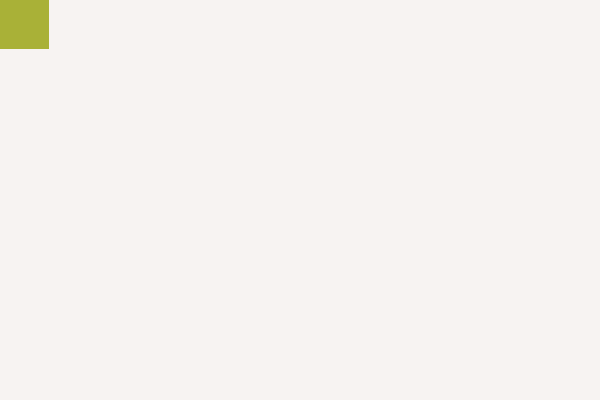
Frame 1 (no input)
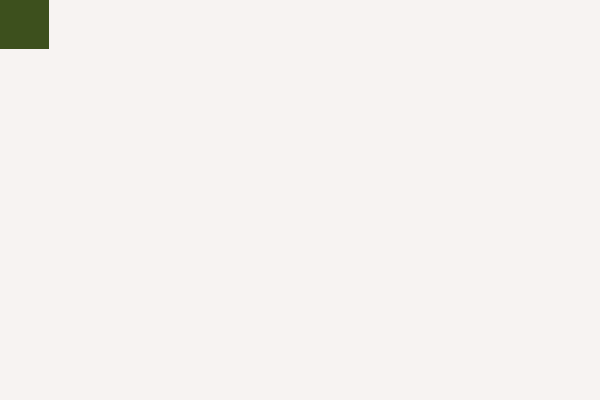
Frame 60 (the mouse pressed at the canvas centre just before this capture)
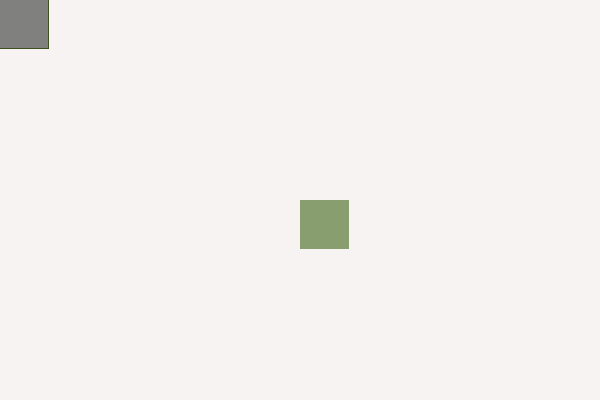
Frame 120 (the mouse held since frame 60 and released just before this capture)

The Processing sketch that drew these frames (run headless with seeded random() and noise(); from frame 60 on, the mouse is pressed at the canvas centre):

// Processing sketch: processing_167370
// ── processing_167370.pde

// Ex 9.6. THE SNAKE. 
// MOUSE TRAILS

//DECLARATION

int [] xposn = new int [50];
int [] yposn = new int [50]; 

void setup () {
  frameRate(12);
  size (600, 400);
  colorMode(HSB, 360, 100, 100, 1.0);

  background(#F7F3F2);
  //INITIALIZE. give 'em values - zero for now.
  for (int i = 0; i < xposn.length; i ++) {
    xposn[i] = 0;
  }

  for (int i = 0; i< yposn.length; i++) {
    yposn[i] = 0;
  }
}
void draw() {

  //SHIFT INDEX POSN to accomodate new values
//  for (int i = 0; i<xposn.length-1; i++) {
//    xposn[i] = xposn[i+1];
//    yposn[i] = yposn[i+1];
//  }

  //ASSIGN LAST SPOT - give it mouseX
  xposn[xposn.length-1] = mouseX;
  yposn[yposn.length-1] = mouseY;

  //draw a circle for every value of i(each aray element)
  for (int i = 0; i <xposn.length; i++) {
    noStroke();
    fill(random(223), random(82), random(77));//white minus a decrementing value(49-0)
    rect(xposn[i], yposn[i], i, i);
  }
}
void keyReleased()
{
  if (key == 'r') {
    background (#F7F3F2);
  }
}
